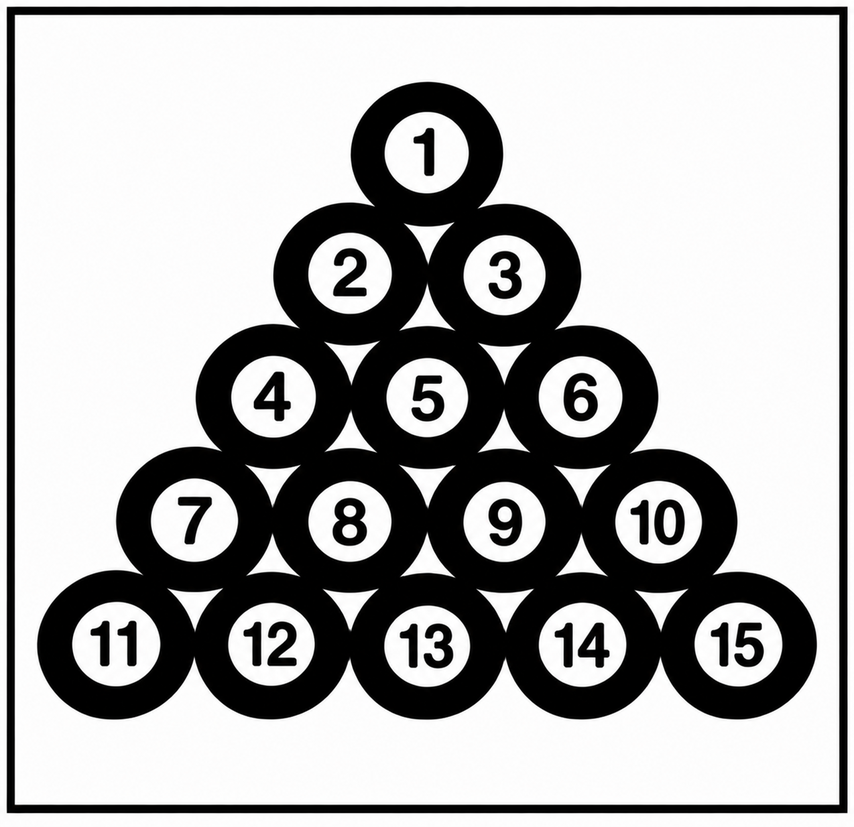
#> input picture lab09/Balls(1).png, 854 x 827 px, shrunk from 1274 x 1234 before the run
$ jupyter execute Lab9.ipynb
#> lines starting #> are read from the running program, lines starting #| are printed output that depends on the picture; after the words box and inside, x2 and y2 are one past the last pixel; in counts of white or black regions, pixels touching at a corner belong together
# task 1

[cell 1]
import cv2
import numpy as np
import matplotlib.pyplot as plt

image = cv2.imread("Balls(1).png", cv2.IMREAD_GRAYSCALE)
#> image: shape (827, 854); min 0, max 255, mean 172.4
_, binary = cv2.threshold(image, 0, 255, cv2.THRESH_BINARY_INV + cv2.THRESH_OTSU)
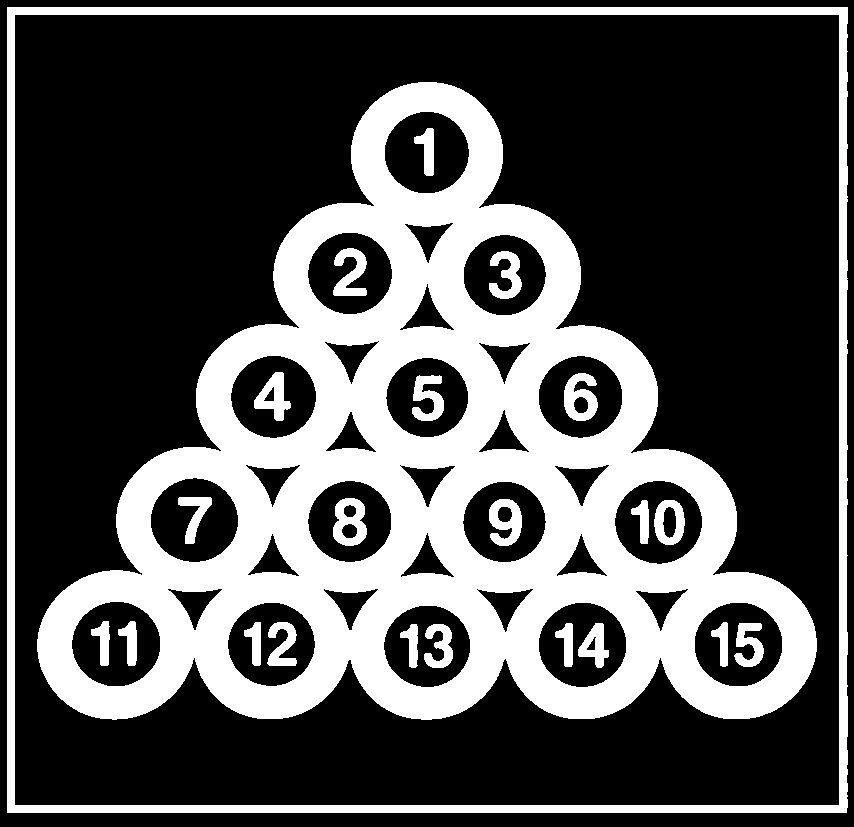
#> binary: shape (827, 854); 31.8% white; 23 white regions, largest, box (x1, y1, x2, y2) and area: (37, 82, 817, 720) 183635, (7, 7, 848, 813) 26300, (333, 498, 367, 546) 1036

kernel = np.ones((5, 5), np.uint8)

erosion = cv2.erode(binary, kernel, iterations=1)
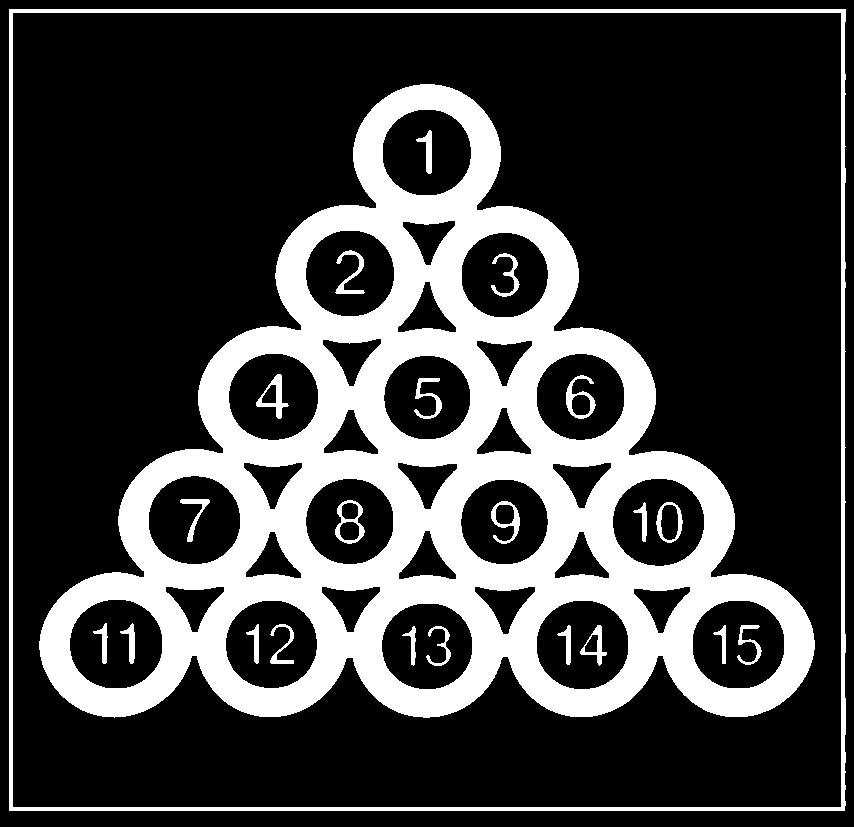
#> erosion: shape (827, 854); 25.4% white; 23 white regions, largest, box (x1, y1, x2, y2) and area: (39, 84, 815, 718) 159311, (9, 9, 846, 811) 13173, (256, 374, 289, 419) 459
dilation = cv2.dilate(binary, kernel, iterations=1)
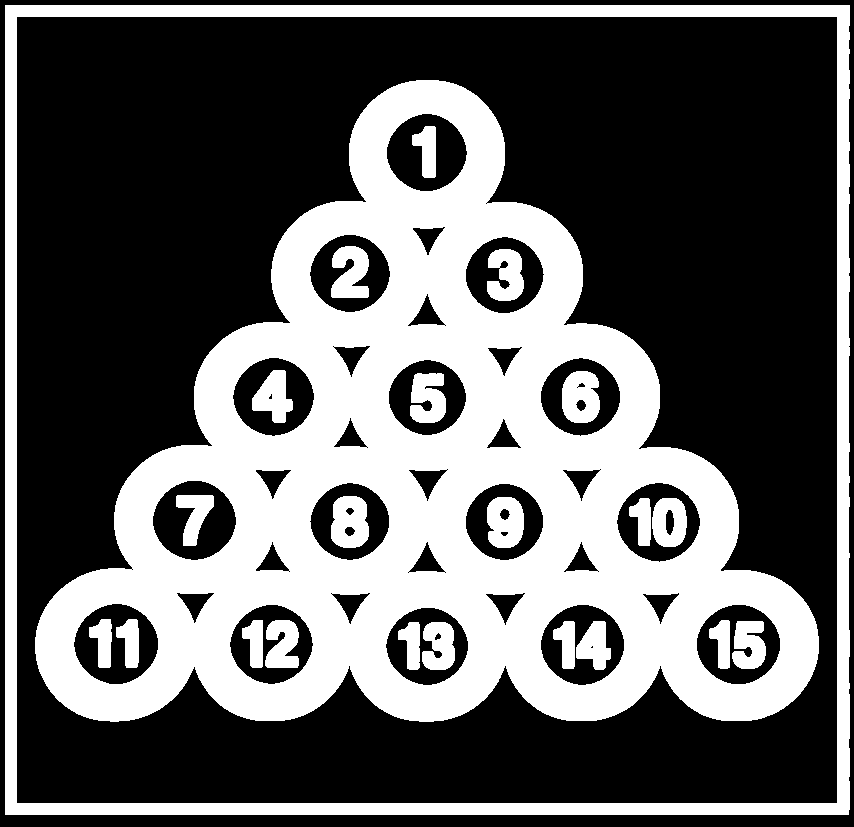
#> dilation: shape (827, 854); 38.1% white; 23 white regions, largest, box (x1, y1, x2, y2) and area: (35, 80, 819, 722) 206285, (5, 5, 850, 815) 39435, (331, 496, 369, 548) 1585
opening = cv2.morphologyEx(binary, cv2.MORPH_OPEN, kernel)
#> opening: shape (827, 854); 31.8% white; 23 white regions, largest, box (x1, y1, x2, y2) and area: (37, 82, 817, 720) 183635, (7, 7, 848, 813) 26277, (333, 498, 367, 546) 1036
closing = cv2.morphologyEx(binary, cv2.MORPH_CLOSE, kernel)
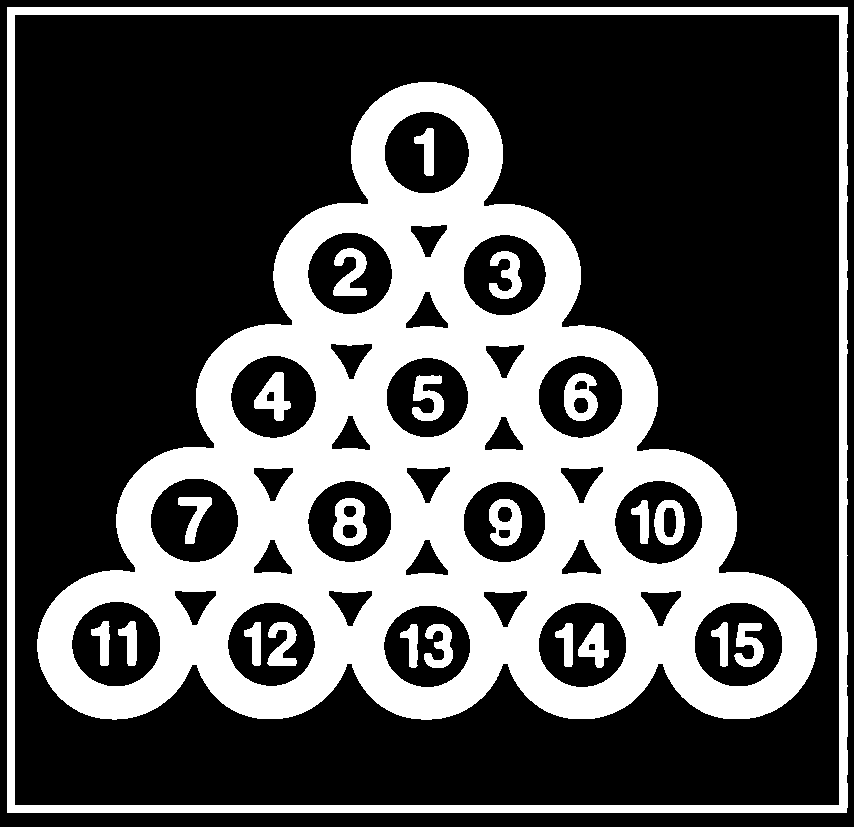
#> closing: shape (827, 854); 32% white; 23 white regions, largest, box (x1, y1, x2, y2) and area: (37, 82, 817, 720) 184709, (7, 7, 848, 813) 26311, (333, 498, 367, 546) 1057

images = [binary, erosion, dilation, opening, closing]
titles = ["Original", "Erosion", "Dilation", "Opening", "Closing"]

fig, axes = plt.subplots(1, 5, figsize=(20, 5))

for ax, img, title in zip(axes, images, titles):
    ax.imshow(img, cmap="gray")
    ax.set_title(title)
    ax.axis("off")
#> this loop made 5 passes
#> title on passes 1 to 5: 'Original', 'Erosion', 'Dilation', 'Opening', 'Closing'

plt.tight_layout()
plt.show()

# task 2

[cell 2]
import cv2
import numpy as np
import matplotlib.pyplot as plt

image = cv2.imread("Balls(1).png", cv2.IMREAD_GRAYSCALE)
_, binary = cv2.threshold(image, 0, 255, cv2.THRESH_BINARY_INV + cv2.THRESH_OTSU)

shapes = {
    "Square": cv2.MORPH_RECT,
    "Cross": cv2.MORPH_CROSS,
    "Ellipse": cv2.MORPH_ELLIPSE
}

sizes = [3, 5, 7]

fig, axes = plt.subplots(3, 6, figsize=(18, 9))

for row, (shape_name, shape_type) in enumerate(shapes.items()):
    for col, size in enumerate(sizes):
        kernel = cv2.getStructuringElement(shape_type, (size, size))
        erosion = cv2.erode(binary, kernel, iterations=1)
        dilation = cv2.dilate(binary, kernel, iterations=1)

        axes[row, col * 2].imshow(erosion, cmap="gray")
        axes[row, col * 2].set_title(f"{shape_name} {size}x{size} Erosion")
        axes[row, col * 2].axis("off")

        axes[row, col * 2 + 1].imshow(dilation, cmap="gray")
        axes[row, col * 2 + 1].set_title(f"{shape_name} {size}x{size} Dilation")
        axes[row, col * 2 + 1].axis("off")

plt.tight_layout()
plt.show()
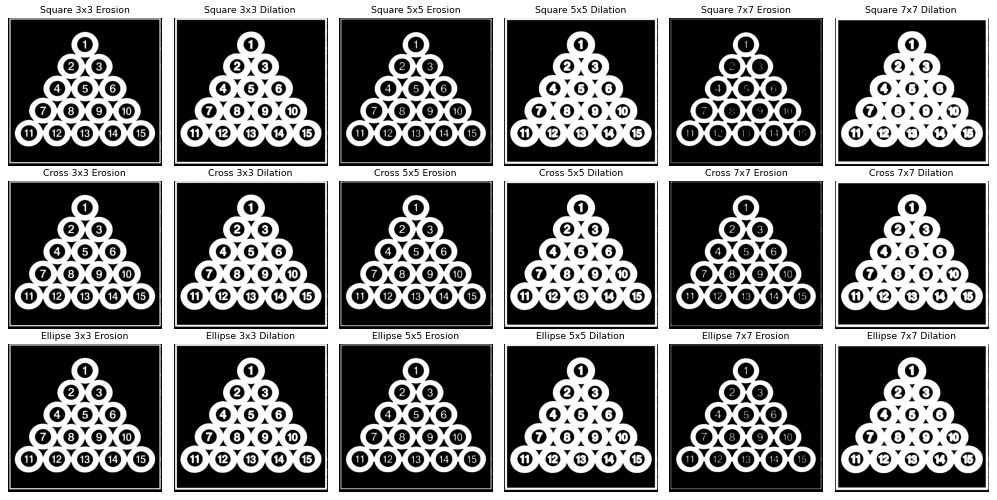
#> figure drawn by matplotlib, 18 panels
